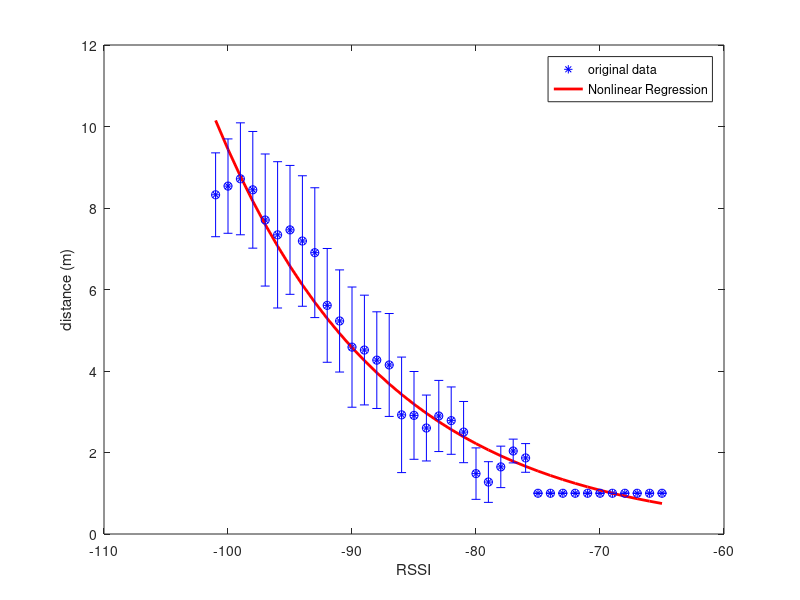

This figure's MATLAB source: (Note: this script raises an error after producing the figure.)
%lin_dis_std compute the linear fitting of distance and std.
%   take in the RSSI_DIS as input, and perform a linear fitting to get the
%   fitted dis std. output is the updated RSSI_DIS
    RSSI_DIS = load('rssi_dis_weighted_fitting.txt');
    dis = RSSI_DIS(:,2);
    std = RSSI_DIS(:,3);
    Dis = [ones(length(dis),1) dis];
    b = Dis\std;
    std_fitted = Dis*b;
    RSSI_DIS(:,3) = std_fitted;
    
    %
    RSSI_DIS_original = load('interp_dist_mean_std_diff_rssi.txt');
    x1 = RSSI_DIS_original(:,1);
    y1 = RSSI_DIS_original(:,2);
    plot(x1,y1,'b*',x1,dis,'-r','LineWidth',2,'MarkerSize',6);
    ylabel('distance (m)');
    xlabel('RSSI');
    legend('original data','Nonlinear Regression');
    hold on;
    errorbar(x1,y1,std,'bo','markersize', 5);
    errorbar(x1,dis,std_fitted,'r','markersize', 5);
    title('RSSI vs Distance weighted fitting (std fitted)');
    exportfig(gcf,'rssi_dis_weighted_std_fitting.eps'...
    ,'height',6,'Width',8,'fontmode','Scaled', 'color', 'rgb');

    %{
    scatter(dis,std)
    hold on
    plot(dis,std_fitted)
    %}
    
    %
  